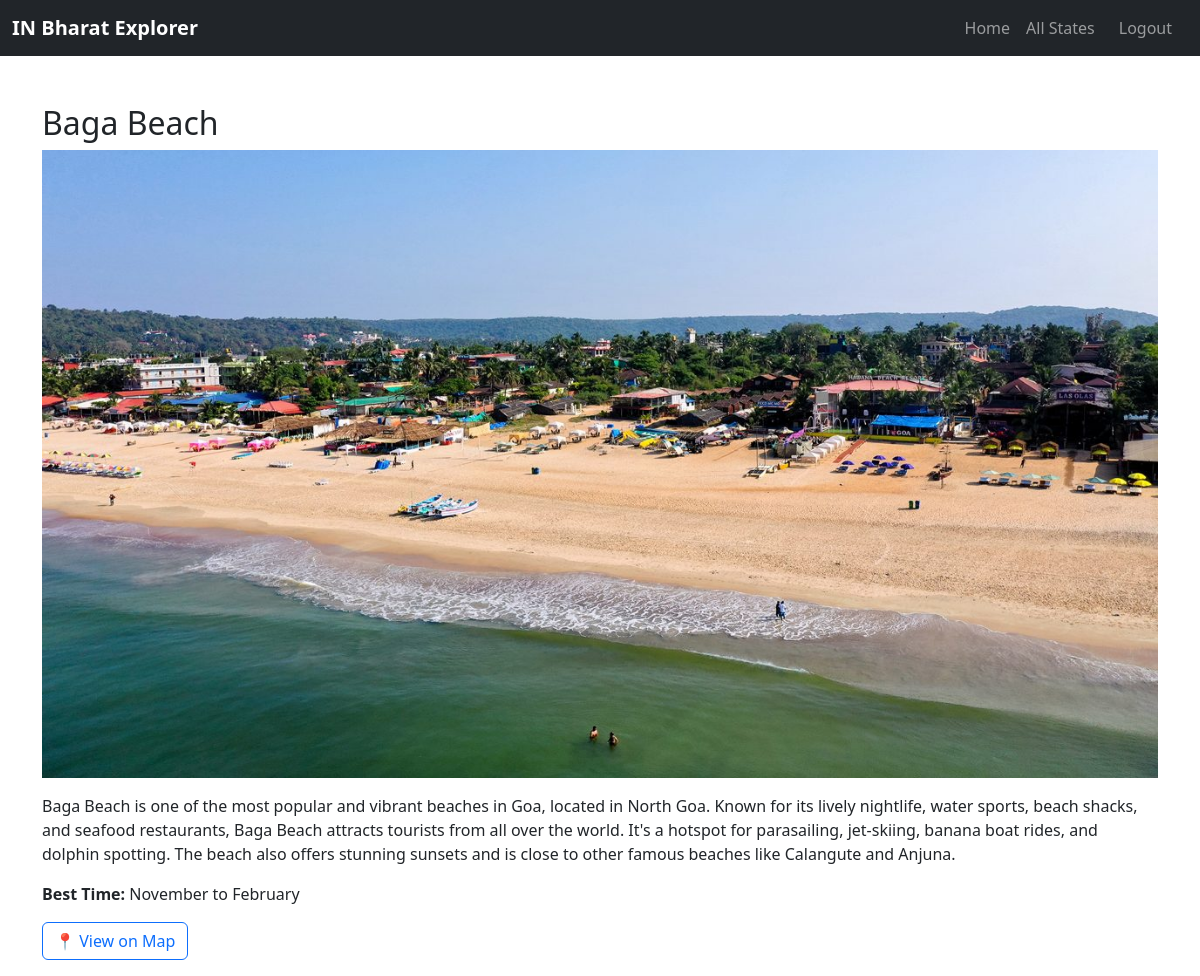
Page /place/28/ (signed in) on the committed database.
### places/models.py (models this page shows, shortened)
class TouristPlace(models.Model):
    state = models.ForeignKey(State, on_delete=models.CASCADE)
    name = models.CharField(max_length=200)
    description = models.TextField()
    category = models.ForeignKey(Category, on_delete=models.SET_NULL, null=True, blank=True)
    image = models.ImageField(upload_to='place_images/', blank=True, null=True)
    best_time = models.CharField(max_length=100, blank=True, null=True)
    location = models.CharField(max_length=200, blank=True, null=True)
    main_image_url = models.URLField(blank=True, null=True)
    @property
    def location_url(self):
        if self.location:
            return f"https://www.google.com/maps/search/?api=1&query={self.location.replace(' ', '+')}"
        return "#"

### places/views.py (the view)
# urls.py: path('place/<int:place_id>/', views.place_detail, name='place_detail'),
@login_required(login_url='login')
def place_detail(request, place_id):
    place = get_object_or_404(TouristPlace, pk=place_id)
    return render(request, 'places/place_detail.html', {'place': place})  # ✅ correct already

### places/templates/places/place_detail.html
{% extends 'places/base.html' %}
{% block content %}
<div class="container mt-5">
    <h2>{{ place.name }}</h2>
    {% if place.image %}
    <img src="{{ place.image.url }}" class="img-fluid" alt="{{ place.name }}">
    {% endif %}
    <p class="mt-3">{{ place.description }}</p>
    <p><strong>Best Time:</strong> {{ place.best_time }}</p>
    <p><a href="{{ place.location_url }}" class="btn btn-outline-primary" target="_blank">📍 View on Map</a></p>
</div>
{% endblock %}

### rows in the picture
TouristPlace: name "Baga Beach", image (picture), description "Baga Beach is one of the most popular and vibrant beaches in Goa, located in North Goa. Known for its lively nightlife, water sports, beach shacks, and seafood restaurants, Baga Beach attracts tourists from all over the world. It's a hotspot for parasailing, jet-skiing, banana boat rides, and dolphin spotting. The beach also offers stunning sunsets and is close to other famous beaches like Calangute and Anjuna.", best_time "November to February"
